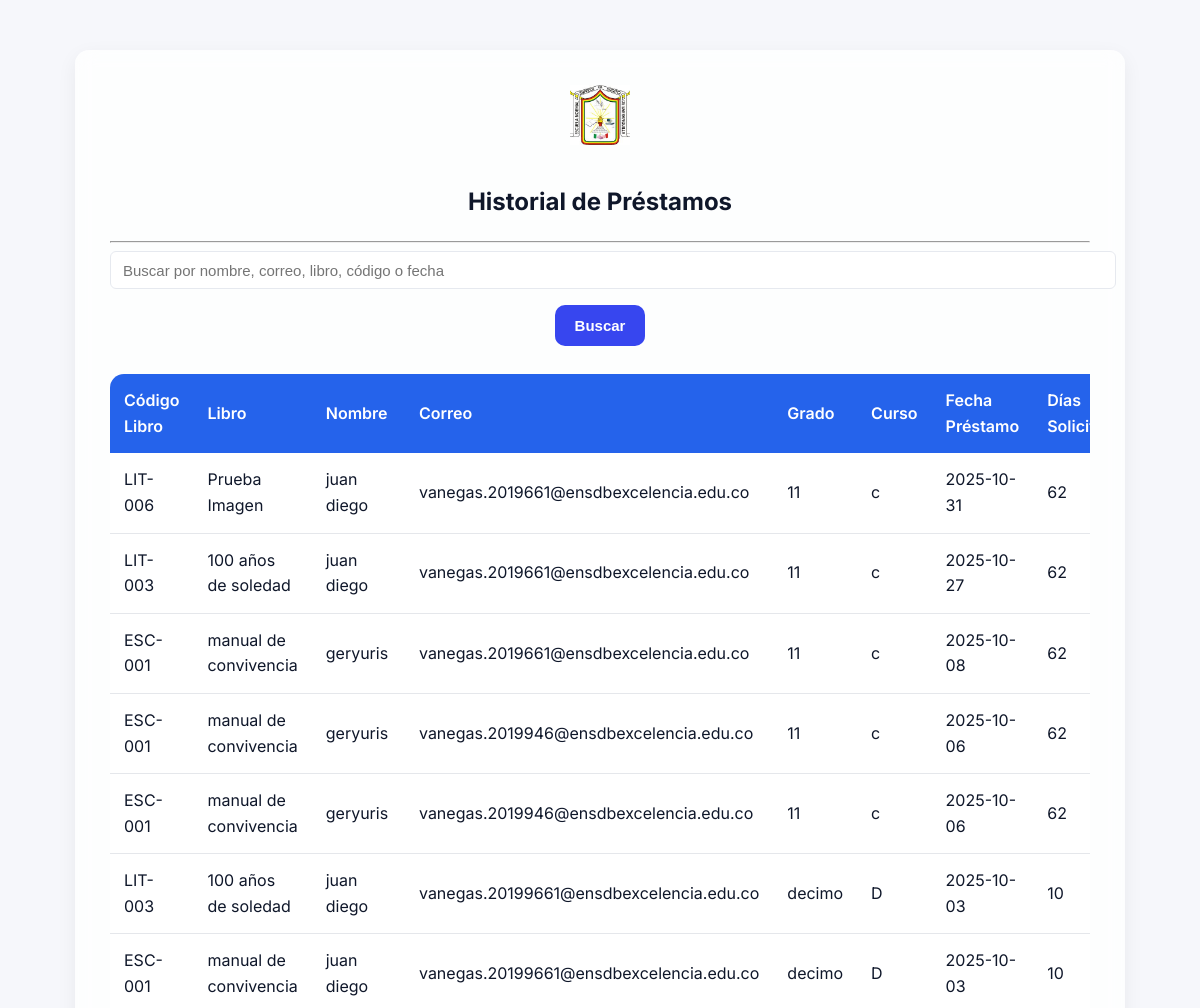
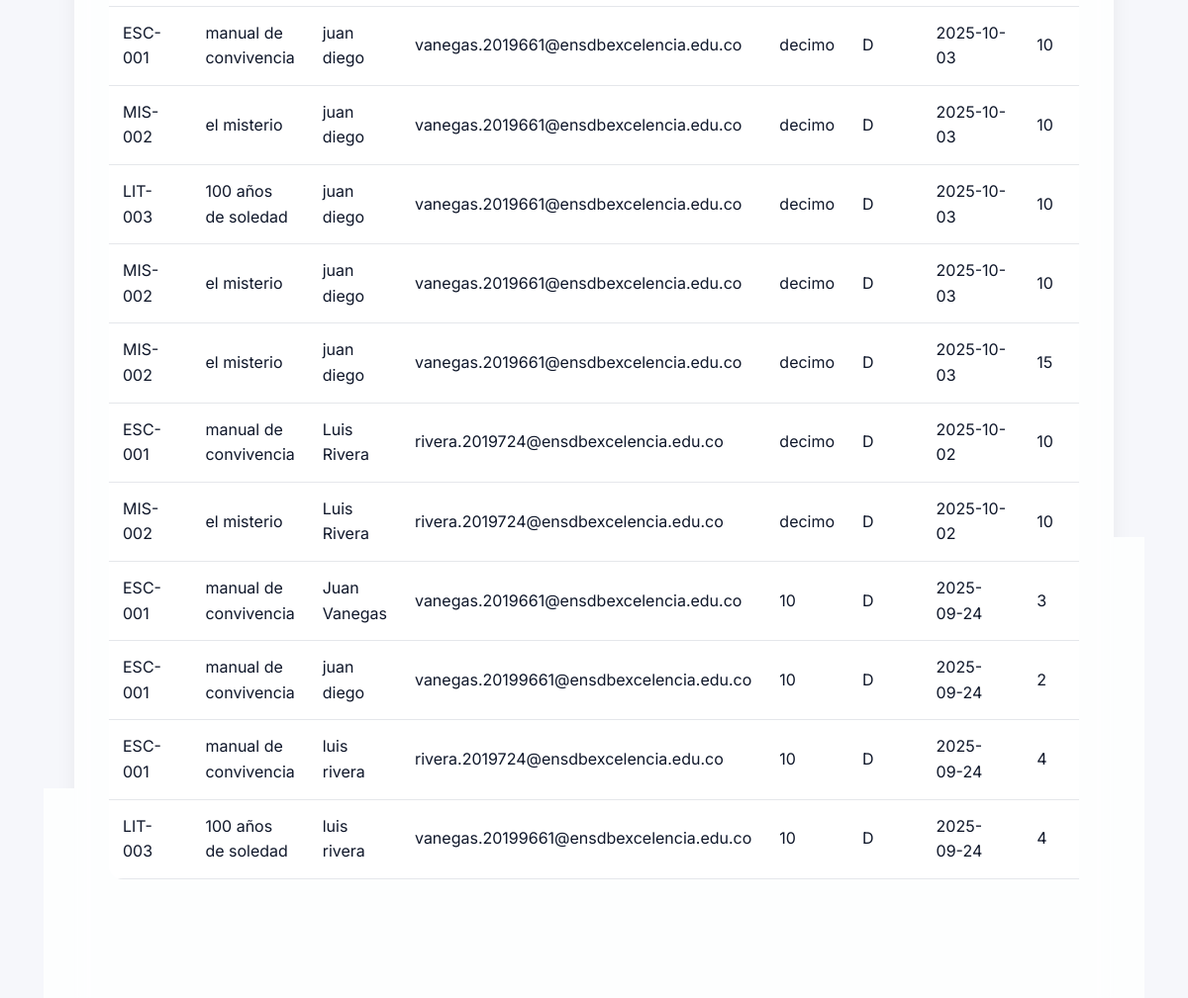
The page /admin_historial (signed in) on the database its author committed (2 pictures, top to bottom).
### tables this page shows
CREATE TABLE prestamo (
                id INTEGER PRIMARY KEY AUTOINCREMENT,
                nombre TEXT NOT NULL,
                grado TEXT NOT NULL,
                curso TEXT NOT NULL,
                libro_id INTEGER NOT NULL,
                dias INTEGER NOT NULL,
                correo TEXT NOT NULL,
                fecha_prestamo TEXT NOT NULL,
                devuelto INTEGER DEFAULT 0, reseñado INTEGER DEFAULT 0, fecha_devolucion TEXT,
                FOREIGN KEY(libro_id) REFERENCES libro(id)
            );

CREATE TABLE libro (
                id INTEGER PRIMARY KEY AUTOINCREMENT,
                titulo TEXT NOT NULL,
                autor TEXT NOT NULL,
                editorial TEXT NOT NULL,
                stock INTEGER NOT NULL,
                seccion TEXT NOT NULL
            , codigo_libro TEXT, portada_filename TEXT);

### biblioteca/app.py (the view)
@app.route('/admin_historial')
def admin_historial():
    if not session.get('admin'):
        return redirect(url_for('admin_login'))
    search_query = request.args.get('search', '')
    conn = get_db_connection()
    base_query = """SELECT p.*, l.titulo as libro, l.codigo_libro
                    FROM prestamo p JOIN libro l ON p.libro_id = l.id"""
    params = []
    if search_query:
        base_query += " WHERE p.nombre LIKE ? OR p.correo LIKE ? OR l.titulo LIKE ? OR l.codigo_libro LIKE ?"
        params = [f'%{search_query}%'] * 4
    base_query += " ORDER BY p.fecha_prestamo DESC"
    prestamos = conn.execute(base_query, params).fetchall()
    conn.close()
    return render_template('admin_historial.html', prestamos=prestamos, search=search_query)

### biblioteca/app.py (called while the page is built)
def get_db_connection():
    conn = sqlite3.connect(DATABASE)
    conn.row_factory = sqlite3.Row
    return conn

### biblioteca/templates/admin_historial.html (shortened to what this page needs)
<!DOCTYPE html>
<html lang="es">
<head>
    <link rel="stylesheet" href="{{ url_for('static', filename='css/styles.css') }}">
</head>
<body>
    <div class="admin-container">
        <div style="text-align:center;">
            <img src="{{ url_for('static', filename='escudo.jpg') }}" alt="Escudo" style="width:60px; margin-bottom:10px;">
            <h2>Historial de Préstamos</h2>
            <hr>
        </div>
        <form method="GET" action="{{ url_for('admin_historial') }}" style="text-align:center; margin-bottom:20px;">
            <input type="text" name="search" placeholder="Buscar por nombre, correo, libro, código o fecha" value="{{ search }}">
            <button type="submit">Buscar</button>
        </form>
        <div class="table-section">
            <div style="overflow-x:auto;">
                <table>
                    <thead>
                        <tr>
                            <th>Código Libro</th>
                            <th>Libro</th>
                            <th>Nombre</th>
                            <th>Correo</th>
                            <th>Grado</th>
                            <th>Curso</th>
                            <th>Fecha Préstamo</th>
                            <th>Días Solicitados</th>
                        </tr>
                    </thead>
                    <tbody>
                        {% for prestamo in prestamos %}
                        <tr>
                            <td data-label="Código Libro">{{ prestamo['codigo_libro'] }}</td>
                            <td data-label="Libro">{{ prestamo['libro'] }}</td>
                            <td data-label="Nombre">{{ prestamo['nombre'] }}</td>
                            <td data-label="Correo">{{ prestamo['correo'] }}</td>
                            <td data-label="Grado">{{ prestamo['grado'] }}</td>
                            <td data-label="Curso">{{ prestamo['curso'] }}</td>
                            <td data-label="Fecha Préstamo">{{ prestamo['fecha_prestamo'] }}</td>
                            <td data-label="Días Solicitados">{{ prestamo['dias'] }}</td>
                        </tr>
                        {% endfor %}
                    </tbody>
                </table>
            </div>
        </div>
        <div style="text-align:center; margin-top:20px;">
            <a href="{{ url_for('admin_panel') }}"><button>Volver al panel</button></a>
        </div>
    </div>
</body>
</html>

### biblioteca/static/css/styles.css (style rules this page uses)
:root { --bg-page: #f6f7fb; --card-bg: #ffffff; --muted-bg: rgba(255,255,255,0.85); --text: #0f172a; --muted-text: #475569; --primary: #3746ef; --danger: #ef4444; }
body { background-color: var(--bg-page) !important; color: var(--text) !important; -webkit-font-smoothing:antialiased; }
header, nav, .navbar, .page, .content, .panel, .card, .form-control, input, textarea, button, a { color: var(--text) !important; }
form input[type="text"], form input[type="email"], form input[type="password"], form input[type="file"], form textarea, .form-control { display: block !important; width: 100% !important; padding: 0.6rem 0.75rem; margin-bottom: 0.75rem !important; border: 1px solid #e6e9ef; border-radius: 6px; background: #fff; color: var(--text) !important; }
button, .btn, .btn-primary { display: inline-block; padding: 0.55rem 0.9rem; background: var(--primary); color: #fff !important; border: none; border-radius: 6px; cursor: pointer; transition: transform .12s ease, box-shadow .12s ease, opacity .12s ease; margin-bottom: 0.5rem; }
input + button, input + .btn, .form-control + .btn { margin-top: 0.25rem; }
a, .nav-link { color: var(--primary) !important; text-decoration: none; }
:root { --primary-color: #2563eb; --secondary-color: #f3f4f6; --accent-color: #10b981; --warning-color: #f59e0b; --error-color: #ef4444; --text-color: #1f2937; --heading-color: #111827; --card-bg: #ffffffcc; --shadow: 0 6px 20px rgba(0, 0, 0, 0.06); --border-radius: 14px; --transition: all 0.25s ease; }
body { background: linear-gradient(180deg, #e0e7ff 0%, #f9fafb 100%); font-family: 'Inter', sans-serif; margin: 0; padding: 20px; color: var(--text-color); line-height: 1.6; background-image: url('https://images.unsplash.com/photo-1507842217343-583bb7270b66?q=80&w=2070&auto=format&fit=crop'); background-size: cover; background-attachment: fixed; background-blend-mode: overlay; }
.container, .admin-container { max-width: 980px; margin: 30px auto; background: var(--card-bg); backdrop-filter: blur(10px); border-radius: var(--border-radius); box-shadow: var(--shadow); padding: 2.2em; transition: var(--transition); }
button, .btn { border: none; border-radius: 10px; padding: 12px 20px; font-size: 15px; font-weight: 600; cursor: pointer; transition: var(--transition); color: #fff; display: inline-block; }
input[type="text"], input[type="email"], input[type="number"], input[type="password"] { width: 100%; padding: 12px; border-radius: 10px; border: 1px solid #d1d5db; font-size: 15px; transition: var(--transition); background-color: #f9fafb; }
table { width: 100%; border-collapse: collapse; border-radius: var(--border-radius); overflow: hidden; margin-bottom: 2em; }
th { background: var(--primary-color); color: #fff; padding: 14px; text-align: left; font-weight: 600; }
td { padding: 14px; background: #fff; border-bottom: 1px solid #e5e7eb; }

### rows shown on the page
prestamo: codigo_libro "LIT-006", libro "Prueba Imagen", nombre "juan diego", correo "vanegas.2019661@ensdbexcelencia.edu.co", grado "11", curso "c", fecha_prestamo "2025-10-31", dias "62"
prestamo: codigo_libro "LIT-003", libro "100 años de soledad", nombre "juan diego", correo "vanegas.2019661@ensdbexcelencia.edu.co", grado "11", curso "c", fecha_prestamo "2025-10-27", dias "62"
prestamo: codigo_libro "ESC-001", libro "manual de convivencia", nombre "geryuris", correo "vanegas.2019661@ensdbexcelencia.edu.co", grado "11", curso "c", fecha_prestamo "2025-10-08", dias "62"
prestamo: codigo_libro "ESC-001", libro "manual de convivencia", nombre "geryuris", correo "vanegas.2019946@ensdbexcelencia.edu.co", grado "11", curso "c", fecha_prestamo "2025-10-06", dias "62"
prestamo: codigo_libro "ESC-001", libro "manual de convivencia", nombre "geryuris", correo "vanegas.2019946@ensdbexcelencia.edu.co", grado "11", curso "c", fecha_prestamo "2025-10-06", dias "62"
prestamo: codigo_libro "LIT-003", libro "100 años de soledad", nombre "juan diego", correo "vanegas.20199661@ensdbexcelencia.edu.co", grado "decimo", curso "D", fecha_prestamo "2025-10-03", dias "10"
prestamo: codigo_libro "ESC-001", libro "manual de convivencia", nombre "juan diego", correo "vanegas.20199661@ensdbexcelencia.edu.co", grado "decimo", curso "D", fecha_prestamo "2025-10-03", dias "10"
prestamo: codigo_libro "ESC-001", libro "manual de convivencia", nombre "juan diego", correo "vanegas.2019661@ensdbexcelencia.edu.co", grado "decimo", curso "D", fecha_prestamo "2025-10-03", dias "10"
prestamo: codigo_libro "MIS-002", libro "el misterio", nombre "juan diego", correo "vanegas.2019661@ensdbexcelencia.edu.co", grado "decimo", curso "D", fecha_prestamo "2025-10-03", dias "10"
prestamo: codigo_libro "LIT-003", libro "100 años de soledad", nombre "juan diego", correo "vanegas.2019661@ensdbexcelencia.edu.co", grado "decimo", curso "D", fecha_prestamo "2025-10-03", dias "10"
prestamo: codigo_libro "MIS-002", libro "el misterio", nombre "juan diego", correo "vanegas.2019661@ensdbexcelencia.edu.co", grado "decimo", curso "D", fecha_prestamo "2025-10-03", dias "10"
prestamo: codigo_libro "MIS-002", libro "el misterio", nombre "juan diego", correo "vanegas.2019661@ensdbexcelencia.edu.co", grado "decimo", curso "D", fecha_prestamo "2025-10-03", dias "15"
prestamo: codigo_libro "ESC-001", libro "manual de convivencia", nombre "Luis Rivera", correo "rivera.2019724@ensdbexcelencia.edu.co", grado "decimo", curso "D", fecha_prestamo "2025-10-02", dias "10"
prestamo: codigo_libro "MIS-002", libro "el misterio", nombre "Luis Rivera", correo "rivera.2019724@ensdbexcelencia.edu.co", grado "decimo", curso "D", fecha_prestamo "2025-10-02", dias "10"
prestamo: codigo_libro "ESC-001", libro "manual de convivencia", nombre "Juan Vanegas", correo "vanegas.2019661@ensdbexcelencia.edu.co", grado "10", curso "D", fecha_prestamo "2025-09-24", dias "3"
prestamo: codigo_libro "ESC-001", libro "manual de convivencia", nombre "juan diego", correo "vanegas.20199661@ensdbexcelencia.edu.co", grado "10", curso "D", fecha_prestamo "2025-09-24", dias "2"
prestamo: codigo_libro "ESC-001", libro "manual de convivencia", nombre "luis rivera", correo "rivera.2019724@ensdbexcelencia.edu.co", grado "10", curso "D", fecha_prestamo "2025-09-24", dias "4"
prestamo: codigo_libro "LIT-003", libro "100 años de soledad", nombre "luis rivera", correo "vanegas.20199661@ensdbexcelencia.edu.co", grado "10", curso "D", fecha_prestamo "2025-09-24", dias "4"
